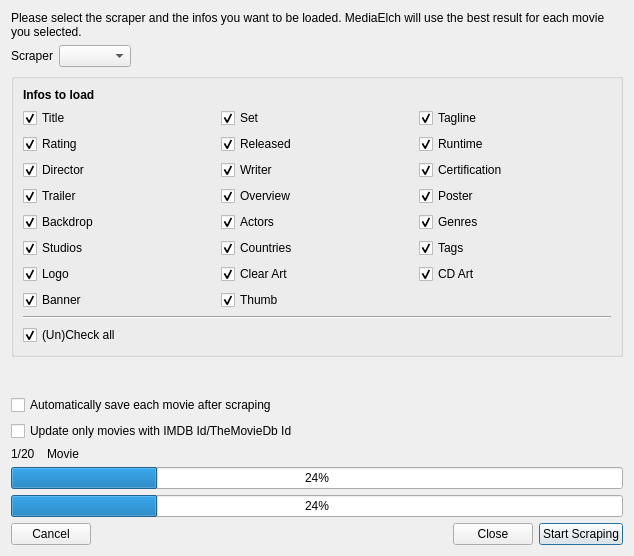
<?xml version="1.0" encoding="UTF-8"?>
<ui version="4.0">
 <class>MovieMultiScrapeDialog</class>
 <widget class="QDialog" name="MovieMultiScrapeDialog">
  <property name="windowModality">
   <enum>Qt::WindowModal</enum>
  </property>
  <property name="geometry">
   <rect>
    <x>0</x>
    <y>0</y>
    <width>634</width>
    <height>556</height>
   </rect>
  </property>
  <property name="minimumSize">
   <size>
    <width>600</width>
    <height>0</height>
   </size>
  </property>
  <property name="windowTitle">
   <string>Movie Multi Scrape</string>
  </property>
  <property name="windowIcon">
   <iconset resource="../../MediaElch.qrc">
    <normaloff>:/img/MediaElch.png</normaloff>:/img/MediaElch.png</iconset>
  </property>
  <property name="modal">
   <bool>true</bool>
  </property>
  <layout class="QVBoxLayout" name="verticalLayout_2">
   <item>
    <widget class="QLabel" name="label">
     <property name="text">
      <string>Please select the scraper and the infos you want to be loaded. MediaElch will use the best result for each movie you selected.</string>
     </property>
     <property name="wordWrap">
      <bool>true</bool>
     </property>
    </widget>
   </item>
   <item>
    <layout class="QHBoxLayout" name="horizontalLayout_3">
     <item>
      <widget class="QLabel" name="label_3">
       <property name="text">
        <string>Scraper</string>
       </property>
      </widget>
     </item>
     <item>
      <widget class="QComboBox" name="comboScraper"/>
     </item>
     <item>
      <spacer name="horizontalSpacer_2">
       <property name="orientation">
        <enum>Qt::Horizontal</enum>
       </property>
       <property name="sizeHint" stdset="0">
        <size>
         <width>40</width>
         <height>20</height>
        </size>
       </property>
      </spacer>
     </item>
    </layout>
   </item>
   <item>
    <widget class="QGroupBox" name="groupBox">
     <property name="title">
      <string/>
     </property>
     <layout class="QVBoxLayout" name="verticalLayout_3">
      <item>
       <widget class="QLabel" name="label_2">
        <property name="font">
         <font>
          <weight>75</weight>
          <bold>true</bold>
         </font>
        </property>
        <property name="text">
         <string>Infos to load</string>
        </property>
       </widget>
      </item>
      <item>
       <layout class="QGridLayout" name="gridLayout_2">
        <item row="0" column="1">
         <widget class="MyCheckBox" name="chkSet">
          <property name="text">
           <string>Set</string>
          </property>
          <property name="checked">
           <bool>true</bool>
          </property>
         </widget>
        </item>
        <item row="0" column="0">
         <widget class="MyCheckBox" name="chkTitle">
          <property name="text">
           <string>Title</string>
          </property>
          <property name="checked">
           <bool>true</bool>
          </property>
         </widget>
        </item>
        <item row="1" column="0">
         <widget class="MyCheckBox" name="chkRating">
          <property name="text">
           <string>Rating</string>
          </property>
          <property name="checked">
           <bool>true</bool>
          </property>
         </widget>
        </item>
        <item row="3" column="1">
         <widget class="MyCheckBox" name="chkOverview">
          <property name="text">
           <string>Overview</string>
          </property>
          <property name="checked">
           <bool>true</bool>
          </property>
         </widget>
        </item>
        <item row="3" column="2">
         <widget class="MyCheckBox" name="chkPoster">
          <property name="text">
           <string>Poster</string>
          </property>
          <property name="checked">
           <bool>true</bool>
          </property>
         </widget>
        </item>
        <item row="5" column="1">
         <widget class="MyCheckBox" name="chkCountries">
          <property name="text">
           <string>Countries</string>
          </property>
          <property name="checked">
           <bool>true</bool>
          </property>
         </widget>
        </item>
        <item row="1" column="2">
         <widget class="MyCheckBox" name="chkRuntime">
          <property name="text">
           <string>Runtime</string>
          </property>
          <property name="checked">
           <bool>true</bool>
          </property>
         </widget>
        </item>
        <item row="4" column="1">
         <widget class="MyCheckBox" name="chkActors">
          <property name="text">
           <string>Actors</string>
          </property>
          <property name="checked">
           <bool>true</bool>
          </property>
         </widget>
        </item>
        <item row="2" column="2">
         <widget class="MyCheckBox" name="chkCertification">
          <property name="text">
           <string>Certification</string>
          </property>
          <property name="checked">
           <bool>true</bool>
          </property>
         </widget>
        </item>
        <item row="3" column="0">
         <widget class="MyCheckBox" name="chkTrailer">
          <property name="text">
           <string>Trailer</string>
          </property>
          <property name="checked">
           <bool>true</bool>
          </property>
         </widget>
        </item>
        <item row="0" column="2">
         <widget class="MyCheckBox" name="chkTagline">
          <property name="text">
           <string>Tagline</string>
          </property>
          <property name="checked">
           <bool>true</bool>
          </property>
         </widget>
        </item>
        <item row="1" column="1">
         <widget class="MyCheckBox" name="chkReleased">
          <property name="text">
           <string>Released</string>
          </property>
          <property name="checked">
           <bool>true</bool>
          </property>
         </widget>
        </item>
        <item row="2" column="1">
         <widget class="MyCheckBox" name="chkWriter">
          <property name="text">
           <string>Writer</string>
          </property>
          <property name="checked">
           <bool>true</bool>
          </property>
         </widget>
        </item>
        <item row="2" column="0">
         <widget class="MyCheckBox" name="chkDirector">
          <property name="text">
           <string>Director</string>
          </property>
          <property name="checked">
           <bool>true</bool>
          </property>
         </widget>
        </item>
        <item row="5" column="0">
         <widget class="MyCheckBox" name="chkStudios">
          <property name="text">
           <string>Studios</string>
          </property>
          <property name="checked">
           <bool>true</bool>
          </property>
         </widget>
        </item>
        <item row="4" column="2">
         <widget class="MyCheckBox" name="chkGenres">
          <property name="text">
           <string>Genres</string>
          </property>
          <property name="checked">
           <bool>true</bool>
          </property>
         </widget>
        </item>
        <item row="4" column="0">
         <widget class="MyCheckBox" name="chkBackdrop">
          <property name="text">
           <string>Backdrop</string>
          </property>
          <property name="checked">
           <bool>true</bool>
          </property>
         </widget>
        </item>
        <item row="7" column="1">
         <widget class="MyCheckBox" name="chkThumb">
          <property name="text">
           <string>Thumb</string>
          </property>
          <property name="checked">
           <bool>true</bool>
          </property>
         </widget>
        </item>
        <item row="7" column="0">
         <widget class="MyCheckBox" name="chkBanner">
          <property name="text">
           <string>Banner</string>
          </property>
          <property name="checked">
           <bool>true</bool>
          </property>
         </widget>
        </item>
        <item row="6" column="2">
         <widget class="MyCheckBox" name="chkCdArt">
          <property name="text">
           <string>CD Art</string>
          </property>
          <property name="checked">
           <bool>true</bool>
          </property>
         </widget>
        </item>
        <item row="6" column="1">
         <widget class="MyCheckBox" name="chkClearArt">
          <property name="text">
           <string>Clear Art</string>
          </property>
          <property name="checked">
           <bool>true</bool>
          </property>
         </widget>
        </item>
        <item row="6" column="0">
         <widget class="MyCheckBox" name="chkLogo">
          <property name="text">
           <string>Logo</string>
          </property>
          <property name="checked">
           <bool>true</bool>
          </property>
         </widget>
        </item>
        <item row="5" column="2">
         <widget class="MyCheckBox" name="chkTags">
          <property name="text">
           <string>Tags</string>
          </property>
          <property name="checked">
           <bool>true</bool>
          </property>
         </widget>
        </item>
       </layout>
      </item>
      <item>
       <widget class="Line" name="line">
        <property name="orientation">
         <enum>Qt::Horizontal</enum>
        </property>
       </widget>
      </item>
      <item>
       <widget class="QCheckBox" name="chkUnCheckAll">
        <property name="text">
         <string>(Un)Check all</string>
        </property>
        <property name="checked">
         <bool>true</bool>
        </property>
       </widget>
      </item>
     </layout>
    </widget>
   </item>
   <item>
    <spacer name="verticalSpacer">
     <property name="orientation">
      <enum>Qt::Vertical</enum>
     </property>
     <property name="sizeHint" stdset="0">
      <size>
       <width>20</width>
       <height>40</height>
      </size>
     </property>
    </spacer>
   </item>
   <item>
    <widget class="QCheckBox" name="chkAutoSave">
     <property name="text">
      <string>Automatically save each movie after scraping</string>
     </property>
    </widget>
   </item>
   <item>
    <widget class="QCheckBox" name="chkOnlyImdb">
     <property name="text">
      <string>Update only movies with IMDB Id/TheMovieDb Id</string>
     </property>
    </widget>
   </item>
   <item>
    <layout class="QHBoxLayout" name="horizontalLayout_2" stretch="0,1">
     <item>
      <widget class="QLabel" name="movieCounter">
       <property name="minimumSize">
        <size>
         <width>30</width>
         <height>0</height>
        </size>
       </property>
       <property name="text">
        <string>1/20</string>
       </property>
      </widget>
     </item>
     <item>
      <widget class="QLabel" name="movie">
       <property name="text">
        <string>Movie</string>
       </property>
      </widget>
     </item>
    </layout>
   </item>
   <item>
    <widget class="QProgressBar" name="progressMovie">
     <property name="value">
      <number>24</number>
     </property>
    </widget>
   </item>
   <item>
    <widget class="QProgressBar" name="progressAll">
     <property name="value">
      <number>24</number>
     </property>
    </widget>
   </item>
   <item>
    <layout class="QHBoxLayout" name="horizontalLayout">
     <item>
      <widget class="QPushButton" name="btnCancel">
       <property name="text">
        <string>Cancel</string>
       </property>
       <property name="autoDefault">
        <bool>false</bool>
       </property>
      </widget>
     </item>
     <item>
      <spacer name="horizontalSpacer">
       <property name="orientation">
        <enum>Qt::Horizontal</enum>
       </property>
       <property name="sizeHint" stdset="0">
        <size>
         <width>40</width>
         <height>20</height>
        </size>
       </property>
      </spacer>
     </item>
     <item>
      <widget class="QPushButton" name="btnClose">
       <property name="text">
        <string>Close</string>
       </property>
       <property name="autoDefault">
        <bool>true</bool>
       </property>
       <property name="default">
        <bool>true</bool>
       </property>
      </widget>
     </item>
     <item>
      <widget class="QPushButton" name="btnStartScraping">
       <property name="text">
        <string>Start Scraping</string>
       </property>
       <property name="default">
        <bool>true</bool>
       </property>
      </widget>
     </item>
    </layout>
   </item>
  </layout>
 </widget>
 <customwidgets>
  <customwidget>
   <class>MyCheckBox</class>
   <extends>QCheckBox</extends>
   <header location="global">smallWidgets/MyCheckBox.h</header>
  </customwidget>
 </customwidgets>
 <resources>
  <include location="../../MediaElch.qrc"/>
 </resources>
 <connections>
  <connection>
   <sender>btnCancel</sender>
   <signal>clicked()</signal>
   <receiver>MovieMultiScrapeDialog</receiver>
   <slot>reject()</slot>
   <hints>
    <hint type="sourcelabel">
     <x>290</x>
     <y>289</y>
    </hint>
    <hint type="destinationlabel">
     <x>333</x>
     <y>209</y>
    </hint>
   </hints>
  </connection>
  <connection>
   <sender>btnClose</sender>
   <signal>clicked()</signal>
   <receiver>MovieMultiScrapeDialog</receiver>
   <slot>accept()</slot>
   <hints>
    <hint type="sourcelabel">
     <x>403</x>
     <y>289</y>
    </hint>
    <hint type="destinationlabel">
     <x>333</x>
     <y>209</y>
    </hint>
   </hints>
  </connection>
 </connections>
</ui>
